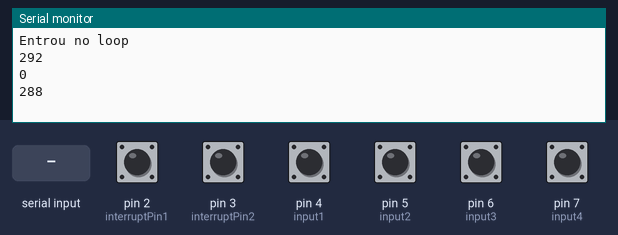
Bench run of a sketch on a simulated Arduino Mega 2560, built with avr-gcc and run on an emulated ATmega2560. Shown: the last lines printed to the serial monitor. The test bench sets the inputs (shaded band); at power-on: pin 2 (interruptPin1), pin 3 (interruptPin2), pin 4 (input1), pin 5 (input2), pin 6 (input3), pin 7 (input4) HIGH.

Above: at 1.2 s.
1.3 s: pin 2 (interruptPin1) pulled LOW for 0.15 s
At 2.1 s:
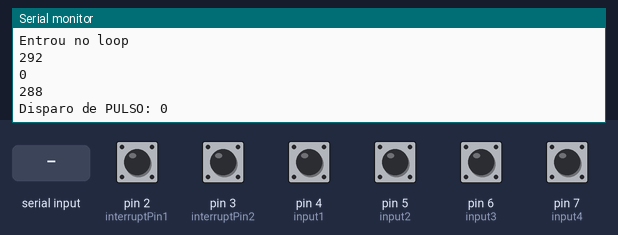
6.5 s: pin 3 (interruptPin2) pulled LOW for 0.15 s
At 16.0 s:
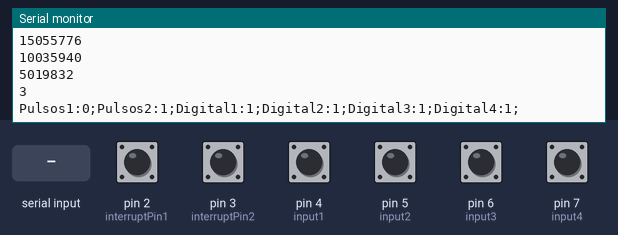
19.7 s: pin 4 (input1) pulled LOW for 1 s
At 20.9 s:
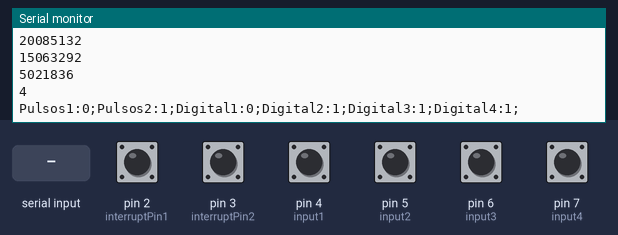
22.2 s: "1" received over Serial
23.7 s: "1" received over the second serial link
25.2 s: pin 2 (interruptPin1) pulled LOW for 1 s
At 27.6 s:
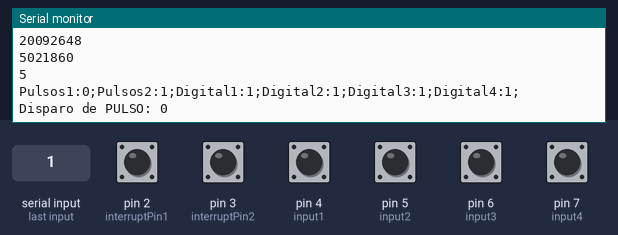
Timing chart, 0 to 28.7 s (numbered marks = the images above; inputs shaded):
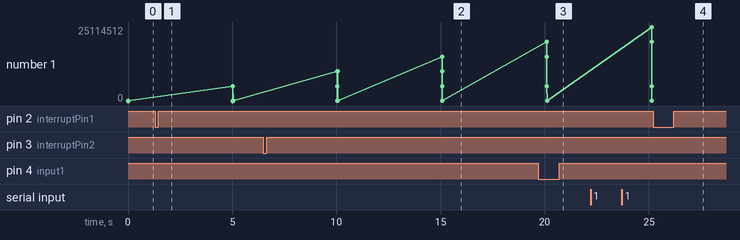

The sketch:

metradorV2.ino
```cpp
// --- Variáveis Globais ---
#define input1 4
#define input2 5
#define input3 6
#define input4 7
volatile byte cmd;
unsigned long pulsos2;
unsigned long pulsos1;
unsigned long timeold;
unsigned long durationHigh;
unsigned long durationLow;
unsigned int countStopP1;
boolean p1;
boolean paradaDetectada;
;
//---Constantes -----
const byte interruptPin1 = 2;
const byte interruptPin2 = 3;
const unsigned long timeUpdate=500000; //microsegundos =
const int stopDetectP1=2;


// --- ISR ---
void contador1(){
  detachInterrupt(0);
  Serial.print("Disparo de PULSO: ");
  Serial.println(durationHigh);
  if(durationHigh >= 20000){
    Serial.println("PULSO VALIDO");
    pulsos1=pulsos1+1;
    countStopP1=0;
    p1=true;
    delay(100);
  }
  attachInterrupt(digitalPinToInterrupt(interruptPin1), contador1, RISING );
}

void contador2(){
  pulsos2++;
}

void setup() {
  // Parametros serial
  Serial.begin(38400);
  Serial3.begin(38400);
  //Serial.println("Iniciando metrador");
  //configurando entradas digitais
  pinMode(input1,INPUT_PULLUP);
  pinMode(input2,INPUT_PULLUP);
  pinMode(input3,INPUT_PULLUP);
  pinMode(input4,INPUT_PULLUP);
  pinMode(interruptPin1,INPUT_PULLUP); //alterado de INPUT para INPUT_PULLUP
  pinMode(interruptPin2,INPUT_PULLUP); //alterado de INPUT para INPUT_PULLUP

  //Limpeza de variaveis
  pulsos1= 0;
  pulsos2= 0;
  timeold=0;
  cmd=0;
  countStopP1=0;
  p1=false;
  durationHigh=0;
  durationLow=0;
  //Acionamento de interrupção
  attachInterrupt(digitalPinToInterrupt(interruptPin1), contador1, RISING );
  attachInterrupt(digitalPinToInterrupt(interruptPin2), contador2, RISING );

}

void loop() {
  Serial.println("Entrou no loop");

  if(Serial.available()>0){
    cmd = Serial.read();
    if(cmd==49){ // comando 1
      pulsos1 = 0;
    }
    if(cmd==50){ // comando 2
      pulsos2 = 0;
    }
    if(cmd==51){ // comando 3
      pulsos1 = 0;
      pulsos2 = 0;
    }
  }
  if(Serial3.available()>0){
    cmd = Serial3.read();
    if(cmd==49){ // comando 1
      pulsos1 = 0;
    }
    if(cmd==50){ // comando 2
      pulsos2 = 0;
    }
    if(cmd==51){ // comando 3
      pulsos1 = 0;
      pulsos2 = 0;
    }
  }
  long tempo = micros() - timeold;
  Serial.println(micros());
  Serial.println(timeold);
  Serial.println(tempo);

  if (tempo >= timeUpdate){
    timeold = micros();

    if(p1==false){
      countStopP1++;
      }
    Serial.println(countStopP1);
    if(countStopP1<=stopDetectP1 && p1==false){
      Serial.println("Aguardando Parada");
      return;
    }
    //Desabilita interrupcao durante o calculo
    detachInterrupt(0);
    detachInterrupt(1);
    Serial.print("Pulsos1:");
    Serial.print(pulsos1);
    Serial.print(";Pulsos2:");
    Serial.print(pulsos2);
    Serial.print(";");
    //verifica estado entradas digitais
    if(digitalRead(input1)){
      Serial.print("Digital1:1;");
    }else{
      Serial.print("Digital1:0;");
    }
    if(digitalRead(input2)){
      Serial.print("Digital2:1;");
    }else{
      Serial.print("Digital2:0;");
    }
    if(digitalRead(input3)){
      Serial.print("Digital3:1;");
    }else{
      Serial.print("Digital3:0;");
    }
    if(digitalRead(input4)){
      Serial.println("Digital4:1;");
    }else{
      Serial.println("Digital4:0;");
    }
    //Comunicaão com Sistema Monitor
    Serial3.print("Pulsos1:");
    Serial3.print(pulsos1);
    Serial3.print(";Pulsos2:");
    Serial3.print(pulsos2);
    Serial3.print(";");
    //verifica estado entradas digitais
    if(digitalRead(input1)){
      Serial3.print("Digital1:1;");
    }else{
      Serial3.print("Digital1:0;");
    }
    if(digitalRead(input2)){
      Serial3.print("Digital2:1;");
    }else{
      Serial3.print("Digital2:0;");
    }
    if(digitalRead(input3)){
      Serial3.print("Digital3:1;");
    }else{
      Serial3.print("Digital3:0;");
    }
    if(digitalRead(input4)){
      Serial3.println("Digital4:1;");
    }else{
      Serial3.println("Digital4:0;");
    }
    p1=false;

    //Habilita interrupcao
    attachInterrupt(digitalPinToInterrupt(interruptPin1), contador1, RISING); // alterado de High para low
    attachInterrupt(digitalPinToInterrupt(interruptPin2), contador2, RISING); // alterado de High para low
  }

  durationHigh = pulseIn(interruptPin1,HIGH,5000000);
  //durationLow = pulseIn(interruptPin1,LOW,10000000);
  Serial.print("Pulso 1 Duração em alta: ");
  Serial.println(durationHigh);
  Serial.print("Pulso 1 Duração em baixa: ");
  Serial.println(durationLow);
}
```

Measured:
- after the input at 1.3 s, the serial monitor: prints a new line after 0.15 s (image 1)
- after the input at 6.5 s, the serial monitor: prints a new line after 8.6 s (image 2)
- after the input at 19.7 s, the serial monitor: prints a new line after 0.41 s (image 3)
- after the input at 25.2 s, the serial monitor: prints a new line after 1.0 s (image 4)
